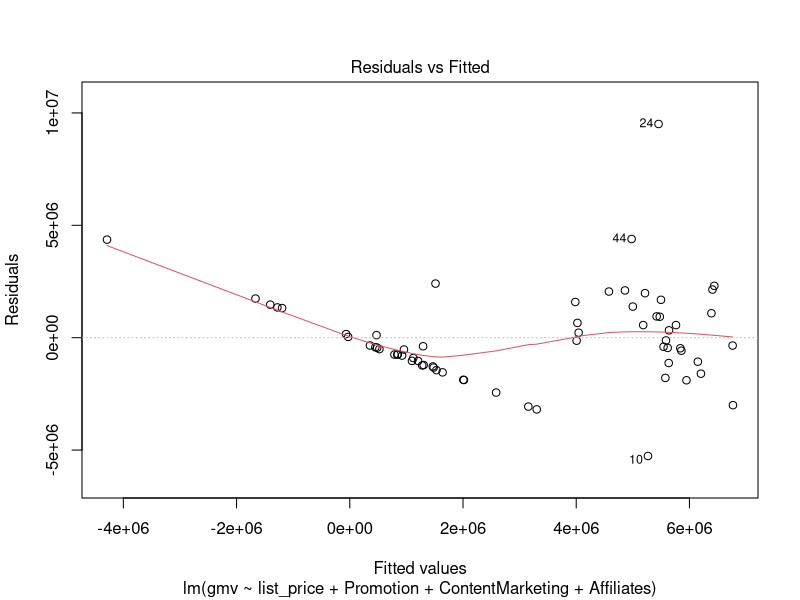
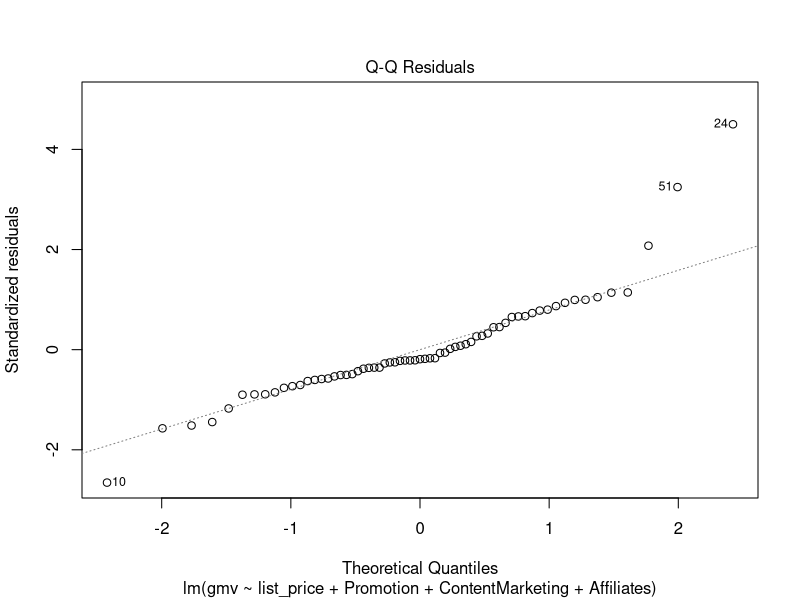
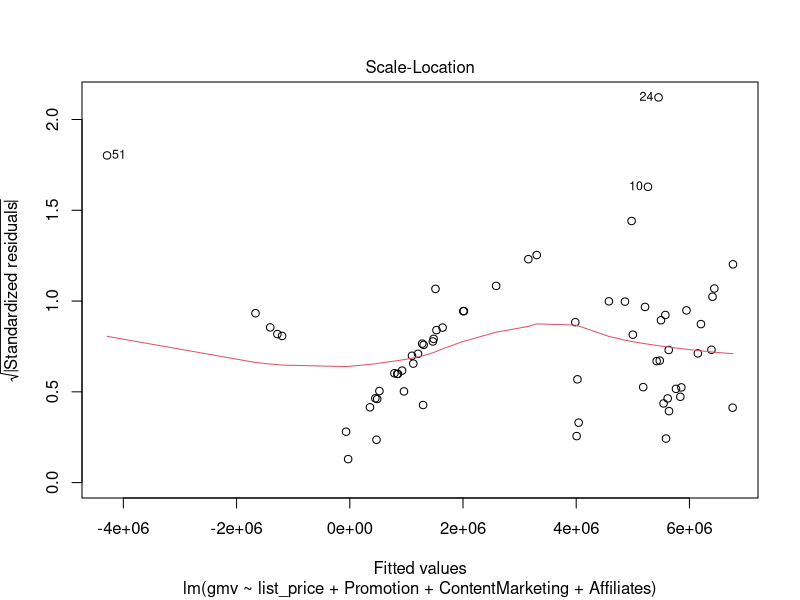
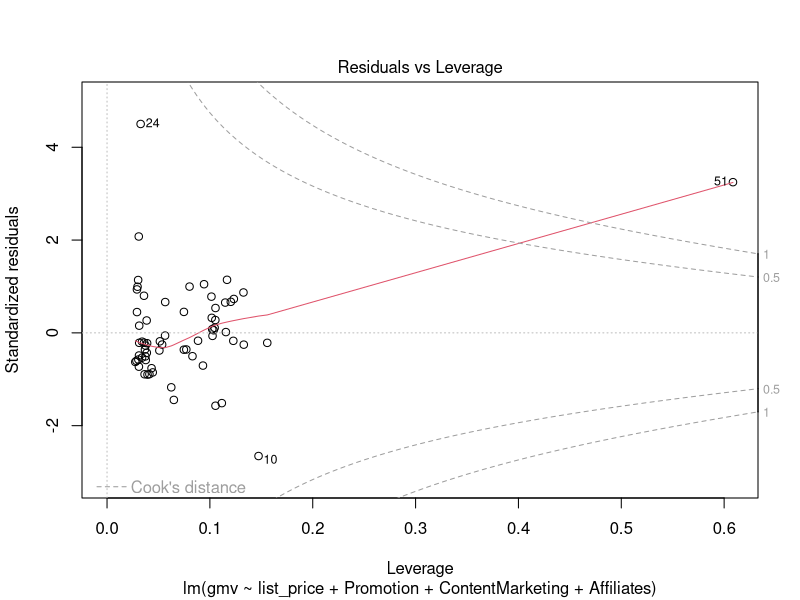

The R script that drew these images, in order:
# ***************************************************************************
#                   LOAD LIBRARY ----
# ***************************************************************************
library(lubridate)
library(dplyr)
library(ggplot2)
library(MASS)
library(car)
library(Hmisc)   # describe


# ***************************************************************************
#                   LOAD DATA ---- Product Categories ----
# ***************************************************************************
camera_accessory_data <- read.csv('./intrim/cameraAccessory.csv')
home_audio_data <- read.csv('./intrim/homeAudio.csv')
gaming_accessory_data <- read.csv('./intrim/gamingAccessory.csv')

# ***************************************************************************
#                   Create Training & Test Datasets ----
# ***************************************************************************
#Lets divide the Train & Test data. For this we will use the first 36 weeks data as Train set and rest as Test set

#Camera Accessory
cam_train <- subset(camera_accessory_data, week <= 36)
cam_test <- subset(camera_accessory_data, week > 36)
cam_train <- cam_train[,-1]
cam_test <- cam_test[,-1]

#Gaming Accessory
gam_train <- subset(gaming_accessory_data, week <= 36)
gam_test <- subset(gaming_accessory_data, week > 36)
gam_train <- gam_train[,-1]
gam_test <- gam_test[,-1]
                     
#Gaming Accessory
hom_train <- subset(home_audio_data, week <= 36)
hom_test <- subset(home_audio_data, week > 36)
hom_train <- hom_train[,-1]
hom_test <- hom_test[,-1]

# ***************************************************************************
#                   MODELLING ---- Simple Linear Model ----
# ***************************************************************************


#+ . . . . Camera Accessory ----
#' 
#+ . . . . . . . . Initial Linear Model ----
#' ###### Initial Linear Model
slm_cam1 <- lm(gmv~ .,data=cam_train)

#+ . . . . . . . . Auto-Otimize Model ----
#' ###### Auto-Optimize Model
step_slm_cam <- stepAIC(slm_cam1, direction = "both",trace=FALSE)
summary(step_slm_cam)

#Pruning of Variables to arrive at Final Model
slm_cam2 <- lm(formula = gmv ~ product_mrp + list_price + Promotion + sla + 
                 cat_mid + cat_premium + ContentMarketing + OnlineMarketing + 
                 Affiliates + SEM + NPS, data = cam_train)
summary(slm_cam2)
vif(slm_cam2)

#Removing Affiliates
slm_cam3 <- lm(formula = gmv ~ product_mrp + list_price + Promotion + sla + 
                 cat_mid + cat_premium + ContentMarketing + OnlineMarketing + 
                 SEM + NPS, data = cam_train)
summary(slm_cam3)
vif(slm_cam3)

#Removing List_price
slm_cam4 <- lm(formula = gmv ~ product_mrp + Promotion + sla + 
                 cat_mid + cat_premium + ContentMarketing + OnlineMarketing + 
                 SEM + NPS, data = cam_train)
summary(slm_cam4)
vif(slm_cam4)

#Removing OnlineMarketing
slm_cam5 <- lm(formula = gmv ~ product_mrp + Promotion + sla + 
                 cat_mid + cat_premium + ContentMarketing + 
                 SEM + NPS, data = cam_train)
summary(slm_cam5)
vif(slm_cam5)

#Removing ContentMarketing
slm_cam6 <- lm(formula = gmv ~ product_mrp + Promotion + sla + 
                 cat_mid + cat_premium + 
                 SEM + NPS, data = cam_train)
summary(slm_cam6)
vif(slm_cam6)

#Removing Promotion
slm_cam7 <- lm(formula = gmv ~ product_mrp + sla + 
                 cat_mid + cat_premium + 
                 SEM + NPS, data = cam_train)
summary(slm_cam7)
vif(slm_cam7)

#Removing SLA & SEM, this is our final model
slm_cam8 <- lm(formula = gmv ~ product_mrp + 
                 cat_mid + cat_premium + 
                 NPS, data = cam_train)
summary(slm_cam8)
vif(slm_cam8)

#Test the model on Test Dataset
pred_cam_slm<-predict(slm_cam8,cam_test[,-1])

#Add New column for predicted_gmv
cam_test$predicted_gmv <- pred_cam_slm

#Lets look at the Corr & R2
cor(cam_test$gmv, cam_test$predicted_gmv)
cor(cam_test$gmv, cam_test$predicted_gmv)^2
#xxxxxxxxxxxxxxxxxxxxxxxxxxxxxxxxxxxxxxxxxxxxxxxxxxxxxxxxxxxxxxxxxxxxxxxxxxxxxxxxxxxxxxxxxxxxxxxxxxxxxxxxxxxxxxxxxxxxxxxxx

#+ . . . . Gaming Accessory ----
#' 
#+ . . . . . . . . Initial Linear Model ----
#' ###### Initial Linear Model
slm_gam1 <- lm(gmv~ .,data=gam_train)

#+ . . . . . . . . Auto-Otimize Model ----
#' ###### Auto-Optimize Model
step_slm_gam <- stepAIC(slm_gam1, direction = "both",trace=FALSE)
summary(step_slm_gam)

#Pruning of Variables to arrive at Final Model
slm_gam2 <- lm(formula = gmv ~ Promotion + cat_mid + sale_days + Sponsorship + 
                 NPS, data = gam_train)
summary(slm_gam2)
vif(slm_gam2)

#Removing Promotion
slm_gam3 <- lm(formula = gmv ~ cat_mid + sale_days + Sponsorship + 
                 NPS, data = gam_train)
summary(slm_gam3)
vif(slm_gam3)

#Removing sale_days, This is our final model
slm_gam4 <- lm(formula = gmv ~ cat_mid + Sponsorship + 
                 NPS, data = gam_train)
summary(slm_gam4)
vif(slm_gam4)

#Test the model on Test Dataset
pred_gam_slm<-predict(slm_gam4,gam_test[,-1])

#Add New column for predicted_gmv
gam_test$predicted_gmv <- pred_gam_slm

#Lets look at the Corr & R2
cor(gam_test$gmv, gam_test$predicted_gmv)
cor(gam_test$gmv, gam_test$predicted_gmv)^2
#xxxxxxxxxxxxxxxxxxxxxxxxxxxxxxxxxxxxxxxxxxxxxxxxxxxxxxxxxxxxxxxxxxxxxxxxxxxxxxxxxxxxxxxxxxxxxxxxxxxxxxxxxxxxxxxxxxxxxxxxx

#+ . . . . Home Audio ----
#' 
#+ . . . . . . . . Initial Linear Model ----
#' ###### Initial Linear Model
slm_hom1 <- lm(gmv~ .,data=hom_train)

#+ . . . . . . . . Auto-Otimize Model ----
#' ###### Auto-Optimize Model
step_slm_hom <- stepAIC(slm_hom1, direction = "both",trace=FALSE)
summary(step_slm_hom)

#Pruning of Variables to arrive at Final Model
slm_hom2 <- lm(formula = gmv ~ product_mrp + list_price + Promotion + sla + 
                 sale_days + ContentMarketing + Affiliates + SEM + NPS, data = hom_train)
summary(slm_hom2)
vif(slm_hom2)
cor(hom_train$product_mrp, hom_train$list_price)

#Removing NPS & sale_day
slm_hom3 <- lm(formula = gmv ~ product_mrp + list_price + Promotion + sla + 
                 ContentMarketing + Affiliates + SEM, data = hom_train)
summary(slm_hom3)
vif(slm_hom3)

#Removing sla
slm_hom4 <- lm(formula = gmv ~ product_mrp + list_price + Promotion + 
                 ContentMarketing + Affiliates + SEM, data = hom_train)
summary(slm_hom4)
vif(slm_hom4)

#Removing product_mrp
slm_hom5 <- lm(formula = gmv ~ list_price + Promotion + 
                 ContentMarketing + Affiliates + SEM, data = hom_train)
summary(slm_hom5)
vif(slm_hom5)


#Removing SEM
slm_hom6 <- lm(formula = gmv ~ list_price + Promotion + 
                 ContentMarketing + Affiliates, data = hom_train)
summary(slm_hom6)
vif(slm_hom6)

plot(slm_hom6)
abline(slm_hom6)

#Test the model on Test Dataset
pred_hom_slm<-predict(slm_hom6,hom_test[,-1])

#Add New column for predicted_gmv
hom_test$predicted_gmv <- pred_hom_slm

#Lets look at the Corr & R2
cor(hom_test$gmv, hom_test$predicted_gmv)
cor(hom_test$gmv, hom_test$predicted_gmv)^2
